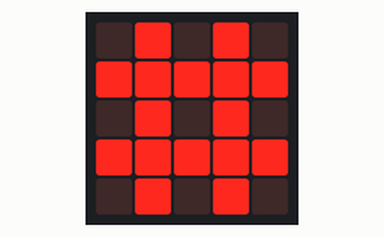
A program run on a simulated BBC micro:bit (MakeCode). Shown: the board's 5×5 LED display.

Above: at 0.1 s.
At 1.8 s:
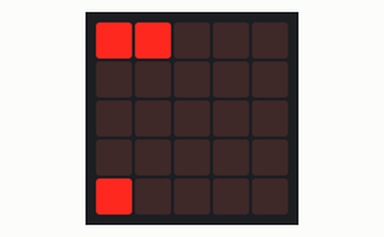
At 6.6 s:
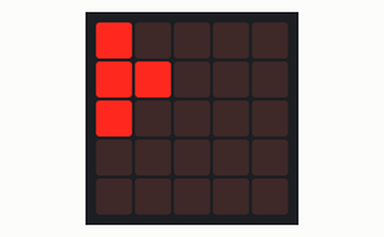
At 10.0 s:
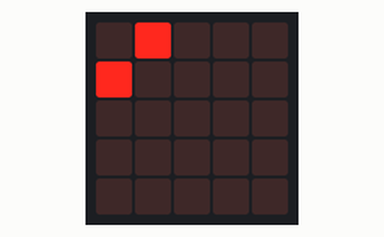
At 17.8 s:
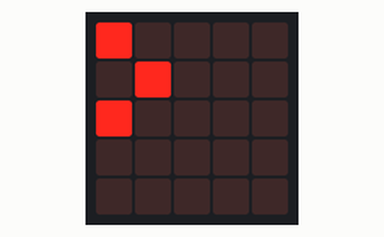
At 23.2 s:
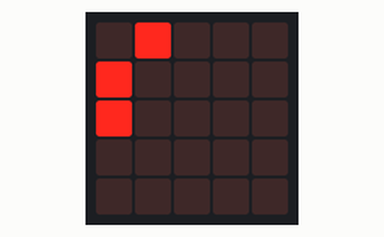

The program:

main.ts
```typescript
basic.showString("#")
basic.pause(1000)
basic.showLeds(`
    # # . . .
    . . . . .
    . . . . .
    . . . . .
    # . . . .
    `)
basic.pause(3000)
basic.showLeds(`
    # . . . .
    . . . . .
    . . . . .
    . . . . .
    . . . . .
    `)
basic.pause(1000)
basic.showLeds(`
    # . . . .
    # # . . .
    # . . . .
    . . . . .
    . . . . .
    `)
basic.pause(3000)
basic.showLeds(`
    . # . . .
    # . . . .
    . . . . .
    . . . . .
    . . . . .
    `)
basic.pause(4000)
basic.showLeds(`
    # # . . .
    # . . . .
    # . . . .
    . . . . .
    . . . . .
    `)
basic.pause(3000)
basic.showLeds(`
    # . . . .
    . # . . .
    # . . . .
    . . . . .
    . . . . .
    `)
basic.pause(5000)
basic.showLeds(`
    . # . . .
    # . . . .
    # . . . .
    . . . . .
    . . . . .
    `)
basic.pause(3000)
basic.showLeds(`
    # . . . .
    . . . . .
    . . . . .
    . . . . .
    . . . . .
    `)
basic.pause(1000)
basic.showString("#")
basic.pause(1000)
basic.forever(function () {

})
```

test.ts
```typescript
// aquí va el archivo "tests"; esto no se compilará cuando este paquete se utilice como una extensión.
```

Measured:
- what the display in image 1 shows lasts 3.4 s, from 1.8 s to 5.2 s
- what the display in image 3 shows lasts 4.4 s, from 10.0 s to 14.4 s
- what the display in image 4 shows lasts 5.4 s, from 17.8 s to 23.2 s
